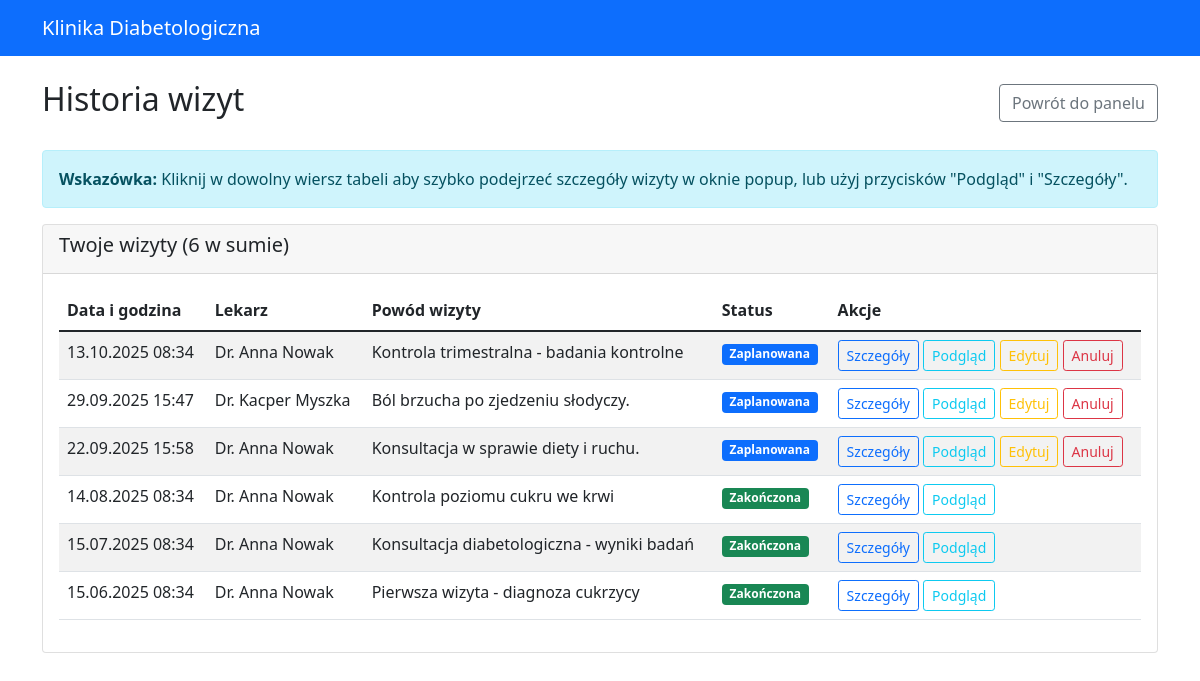
Page /appointments/history/ (signed in) on the earlier database version.
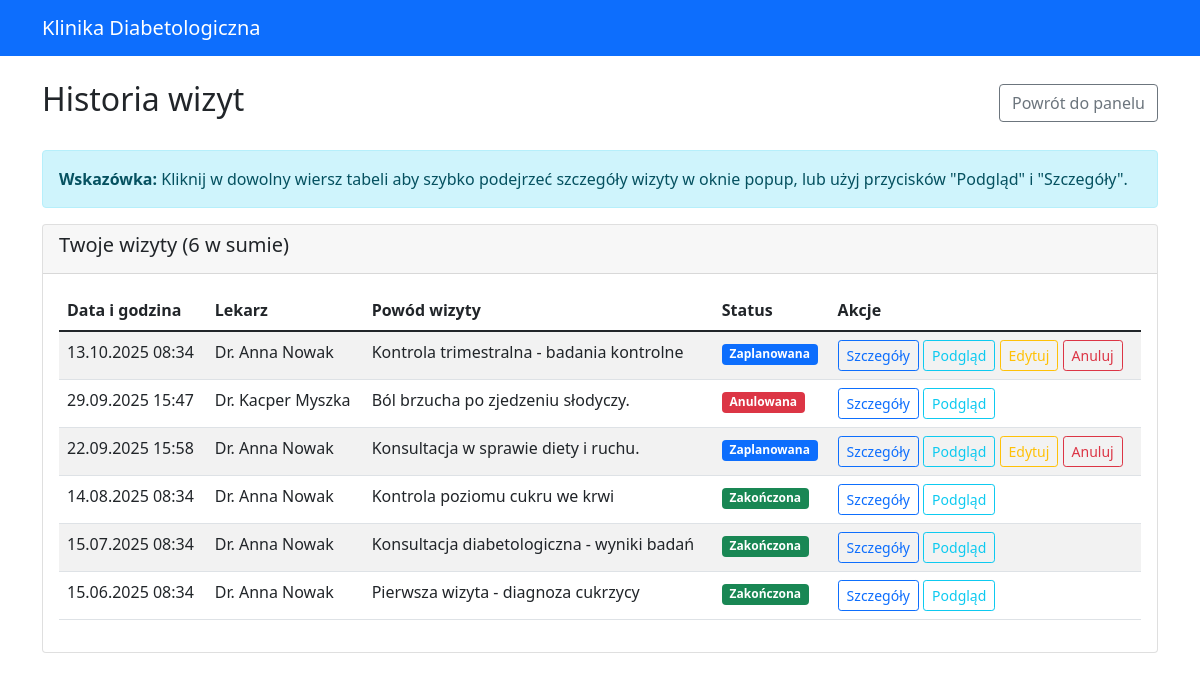
Same page on the later database version.
### appointments/models.py (models this page shows, shortened)
class Appointment(models.Model):
    STATUS_CHOICES = [
        ('scheduled', 'Zaplanowana'),
        ('completed', 'Zakończona'),
        ('cancelled', 'Anulowana'),
        ('no_show', 'Niestawiennictwo'),
    ]
    patient = models.ForeignKey(Patient, on_delete=models.CASCADE, related_name='appointments')
    doctor = models.ForeignKey(Doctor, on_delete=models.CASCADE, related_name='appointments')
    appointment_date = models.DateTimeField()
    status = models.CharField(max_length=15, choices=STATUS_CHOICES, default='scheduled')
    reason = models.CharField(max_length=200, help_text="Powód wizyty")
    notes = models.TextField(blank=True, help_text="Notatki z wizyty")
    duration_minutes = models.PositiveIntegerField(default=30)
    created_at = models.DateTimeField(auto_now_add=True)
    updated_at = models.DateTimeField(auto_now=True)
    class Meta:
        ordering = ['-appointment_date']
        verbose_name = "Wizyta"
        verbose_name_plural = "Wizyty"

### doctors/models.py (models this page shows, shortened)
class Doctor(models.Model):
    user = models.OneToOneField(settings.AUTH_USER_MODEL, on_delete=models.CASCADE, related_name='doctor_profile')
    license_number = models.CharField(max_length=20, unique=True)
    specialization = models.CharField(
        max_length=50,
        choices=[
            ('endocrinologist', 'Endokrynolog'),
            ('diabetologist', 'Diabetolog'),
            ('internal_medicine', 'Internista'),
            ('family_medicine', 'Lekarz rodzinny'),
        ]
    )
    years_of_experience = models.PositiveIntegerField()
    office_address = models.TextField()
    consultation_fee = models.DecimalField(max_digits=6, decimal_places=2)
    working_hours_start = models.TimeField()
    working_hours_end = models.TimeField()
    working_days = models.CharField(
        max_length=20,
        choices=[
            ('mon-fri', 'Poniedziałek-Piątek'),
            ('mon-sat', 'Poniedziałek-Sobota'),
            ('tue-thu', 'Wtorek-Czwartek'),
        ],
        default='mon-fri'
    )
    education = models.TextField()
    certifications = models.TextField(blank=True)
    bio = models.TextField(blank=True)
    is_accepting_patients = models.BooleanField(default=True)
    created_at = models.DateTimeField(auto_now_add=True)
    updated_at = models.DateTimeField(auto_now=True)
    class Meta:
        verbose_name = "Lekarz"
        verbose_name_plural = "Lekarze"

### authentication/models.py (models this page shows, shortened)
class User(AbstractUser):
    USER_TYPE_CHOICES = (
        ('patient', 'Pacjent'),
        ('doctor', 'Lekarz'),
    )
    user_type = models.CharField(
        max_length=10,
        choices=USER_TYPE_CHOICES,
        default='patient'
    )
    phone_number = models.CharField(max_length=15, blank=True)
    def is_patient(self):
        return self.user_type == 'patient'

### appointments/views.py (the view)
# urls.py: path('history/', views.patient_appointment_history, name='patient_history'),
@login_required
def patient_appointment_history(request):
    if not request.user.is_patient():
        return redirect('authentication:login')
    patient = request.user.patient_profile
    appointments = Appointment.objects.filter(patient=patient).order_by('-appointment_date')
    paginator = Paginator(appointments, 10)
    page_number = request.GET.get('page')
    page_obj = paginator.get_page(page_number)
    context = {
        'appointments': page_obj,
        'patient': patient,
        'now': timezone.now(),
    }
    return render(request, 'appointments/patient_history.html', context)

### appointments/templates/appointments/patient_history.html (shortened to what this page needs)
{% extends 'authentication/base.html' %}
{% block content %}
<div class="row">
    <div class="col-md-12">
        <div class="d-flex justify-content-between align-items-center mb-4">
            <h2>Historia wizyt</h2>
            <a href="{% url 'patients:dashboard' %}" class="btn btn-outline-secondary">Powrót do panelu</a>
        </div>
        {% if appointments %}
            <div class="alert alert-info mb-3">
                <strong>Wskazówka:</strong> Kliknij w dowolny wiersz tabeli aby szybko podejrzeć szczegóły wizyty w oknie popup, lub użyj przycisków "Podgląd" i "Szczegóły".
            </div>
            <div class="card">
                <div class="card-header">
                    <h5>Twoje wizyty ({{ appointments.paginator.count }} w sumie)</h5>
                </div>
                <div class="card-body">
                    <div class="table-responsive">
                        <table class="table table-striped">
                            <thead>
                                <tr>
                                    <th>Data i godzina</th>
                                    <th>Lekarz</th>
                                    <th>Powód wizyty</th>
                                    <th>Status</th>
                                    <th>Akcje</th>
                                </tr>
                            </thead>
                            <tbody>
                                {% for appointment in appointments %}
                                <tr class="appointment-row" style="cursor: pointer;"
                                    onclick="showAppointmentModal({{ appointment.id }}, '{{ appointment.appointment_date|date:"d.m.Y H:i" }}', 'Dr. {{ appointment.doctor.user.first_name }} {{ appointment.doctor.user.last_name }}', '{{ appointment.reason }}', '{{ appointment.get_status_display }}', '{{ appointment.status }}')">
                                    <td>{{ appointment.appointment_date|date:"d.m.Y H:i" }}</td>
                                    <td>Dr. {{ appointment.doctor.user.first_name }} {{ appointment.doctor.user.last_name }}</td>
                                    <td>{{ appointment.reason }}</td>
                                    <td>
                                        {% if appointment.status == 'scheduled' %}
                                            <span class="badge bg-primary">{{ appointment.get_status_display }}</span>
                                        {% elif appointment.status == 'completed' %}
                                            <span class="badge bg-success">{{ appointment.get_status_display }}</span>
                                        {% elif appointment.status == 'cancelled' %}
                                            <span class="badge bg-danger">{{ appointment.get_status_display }}</span>
                                        {% else %}
                                            <span class="badge bg-warning">{{ appointment.get_status_display }}</span>
                                        {% endif %}
                                    </td>
                                    <td>
                                        <a href="{% url 'appointments:detail' appointment.id %}" class="btn btn-sm btn-outline-primary" onclick="event.stopPropagation();">Szczegóły</a>
                                        <button class="btn btn-sm btn-outline-info" onclick="event.stopPropagation(); showAppointmentModal({{ appointment.id }}, '{{ appointment.appointment_date|date:"d.m.Y H:i" }}', 'Dr. {{ appointment.doctor.user.first_name }} {{ appointment.doctor.user.last_name }}', '{{ appointment.reason }}', '{{ appointment.get_status_display }}', '{{ appointment.status }}')">Podgląd</button>
                                        {% if appointment.status == 'scheduled' and appointment.appointment_date > now %}
                                            <a href="{% url 'appointments:edit_appointment' appointment.id %}" class="btn btn-sm btn-outline-warning" onclick="event.stopPropagation();">
                                                 Edytuj
                                            </a>
                                            <a href="{% url 'appointments:cancel_appointment' appointment.id %}" class="btn btn-sm btn-outline-danger" onclick="event.stopPropagation();">
                                                 Anuluj
                                            </a>
                                        {% endif %}
                                    </td>
                                </tr>
                                {% endfor %}
                            </tbody>
                        </table>
                    </div>
                </div>
            </div>
        {% else %}
            <div class="alert alert-info">
                <h4>Brak wizyt</h4>
                <p>Nie masz jeszcze żadnych wizyt w systemie.</p>
                <a href="#" class="btn btn-primary">Umów pierwszą wizytę</a>
            </div>
        {% endif %}
    </div>
</div>
{% endblock %}

### authentication/templates/authentication/base.html (shortened to what this page needs)
<!DOCTYPE html>
<html lang="pl">
<head>
    <link href="https://cdn.jsdelivr.net/npm/bootstrap@5.1.3/dist/css/bootstrap.min.css" rel="stylesheet">
</head>
<body>
    <nav class="navbar navbar-expand-lg navbar-dark bg-primary">
        <div class="container">
            <a class="navbar-brand" href="{% url 'authentication:login' %}">Klinika Diabetologiczna</a>
        </div>
    </nav>
    <div class="container mt-4">
        {% block content %}
        {% endblock %}
    </div>
</body>
</html>

Differences in the rows shown:
changed Appointment "Ból brzucha po zjedzeniu słodyczy.": status "Zaplanowana" → "Anulowana"
